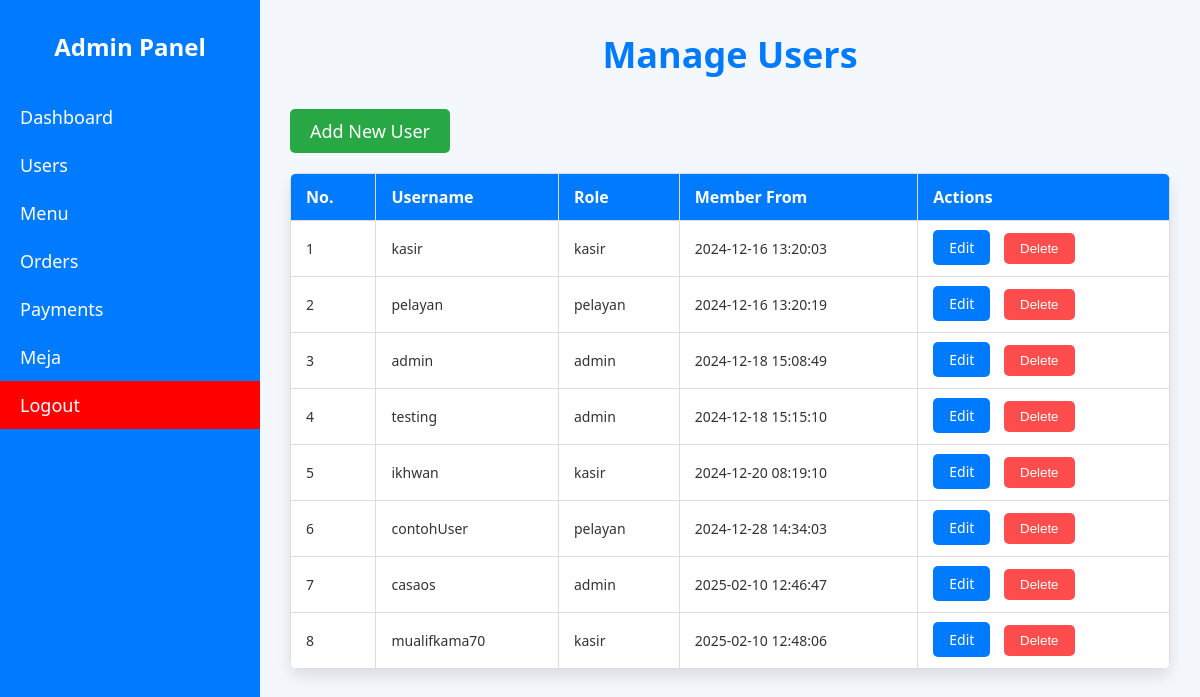
The app's page /pages/admin/users/users.php (signed in) with its own data.
### tables this page shows
CREATE TABLE `users` (
  `id` int(11) NOT NULL,
  `username` varchar(100) NOT NULL,
  `password` varchar(255) NOT NULL,
  `role` enum('admin','kasir','pelayan') NOT NULL,
  `created_at` timestamp NOT NULL DEFAULT current_timestamp(),
  `updated_at` timestamp NOT NULL DEFAULT current_timestamp() ON UPDATE current_timestamp()
);

### pages/admin/users/users.php (the view, shortened to what this page needs)
<?php
include_once('../../../includes/db.php');
$sql = 'SELECT * FROM users';
$result = mysqli_query($conn, $sql);
?>
<!DOCTYPE html>
<html lang="en">
<head>
</head>
<body>
    <div class="container">
        <div class="sidebar">
            <h2>Admin Panel</h2>
            <a href="../dashboard.php">Dashboard</a>
            <a href="users.php">Users</a>
            <a href="../menu/menu.php">Menu</a>
            <a href="../order/orders.php">Orders</a>
            <a href="../payment/payment.php">Payments</a>
            <a href="../meja/meja.php">Meja</a>
            <a href="../../logout.php" style="color: white; background-color: red;">Logout</a>
        </div>
        <div class="content">
            <h1>Manage Users</h1>
            <a href="add_user.php" class="add-btn">Add New User</a>
            <table>
                <thead>
                    <tr>
                        <th>No.</th>
                        <th>Username</th>
                        <th>Role</th>
                        <th>Member From</th>
                        <th>Actions</th>
                    </tr>
                </thead>
                <tbody>
                    <?php
                    $iteration = 1;
                    while ($row = mysqli_fetch_assoc($result)): ?>
                        <tr>
                            <td><?php echo $iteration++; ?></td>
                            <td><?php echo $row["username"]; ?></td>
                            <td><?php echo $row["role"]; ?></td>
                            <td><?php echo $row["created_at"]; ?></td>
                            <td>
                                <a href="edit_user.php?id=<?php echo $row["id"]; ?>">Edit</a>
                                <button onclick="confirmDelete(<?php echo $row['id']; ?>)">Delete</button>
                            </td>
                        </tr>
                    <?php endwhile; ?>
                </tbody>
            </table>
        </div>
    </div>
</body>
</html>

### pages/admin/users/users.php (style rules this page uses)
* { margin: 0; padding: 0; box-sizing: border-box; }
body { font-family: 'Segoe UI', Tahoma, Geneva, Verdana, sans-serif; background-color: #f4f7fc; color: #333; padding: 0; margin: 0; display: flex; }
.container { display: flex; width: 100%; }
.sidebar { width: 260px; background-color: #007BFF; color: white; height: 100%; padding-top: 30px; position: fixed; transition: width 0.3s ease; z-index: 1000; }
.sidebar a { color: white; padding: 12px 20px; text-decoration: none; display: block; font-size: 18px; transition: background-color 0.3s ease; }
.sidebar h2 { text-align: center; font-size: 24px; margin-bottom: 30px; }
.content { margin-left: 260px; padding: 30px; width: 100%; }
h1 { color: #007BFF; text-align: center; margin-bottom: 30px; font-size: 36px; }
table { width: 100%; border-collapse: collapse; margin-bottom: 20px; box-shadow: 0 8px 16px rgba(0, 0, 0, 0.1); background-color: white; border-radius: 8px; overflow: hidden; }
th, td { padding: 12px 15px; text-align: left; border: 1px solid #ddd; }
th { background-color: #007BFF; color: white; font-size: 16px; }
td { background-color: #ffffff; font-size: 14px; }
tr:nth-child(even) { background-color: #f9f9f9; }
td a { padding: 8px 16px; background-color: #007BFF; color: white; text-decoration: none; border-radius: 5px; margin-right: 10px; font-size: 14px; transition: background-color 0.3s ease; }
button { padding: 8px 16px; background-color: #ff4d4d; color: white; border: none; border-radius: 5px; cursor: pointer; transition: background-color 0.3s ease; }
.add-btn { display: inline-block; text-decoration: none; padding: 10px 20px; background-color: #28a745; color: white; border-radius: 5px; font-size: 18px; margin-bottom: 20px; }

### records on screen
users: username "kasir", role "kasir", created_at "2024-12-16 13:20:03"
users: username "pelayan", role "pelayan", created_at "2024-12-16 13:20:19"
users: username "admin", role "admin", created_at "2024-12-18 15:08:49"
users: username "testing", role "admin", created_at "2024-12-18 15:15:10"
users: username "ikhwan", role "kasir", created_at "2024-12-20 08:19:10"
users: username "contohUser", role "pelayan", created_at "2024-12-28 14:34:03"
users: username "casaos", role "admin", created_at "2025-02-10 12:46:47"
users: username "mualifkama70", role "kasir", created_at "2025-02-10 12:48:06"
